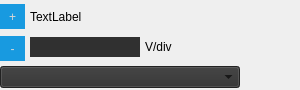
<?xml version="1.0" encoding="UTF-8"?>
<ui version="4.0">
 <class>WidgetDialRange</class>
 <widget class="QWidget" name="WidgetDialRange">
  <property name="geometry">
   <rect>
    <x>0</x>
    <y>0</y>
    <width>300</width>
    <height>90</height>
   </rect>
  </property>
  <property name="sizePolicy">
   <sizepolicy hsizetype="Expanding" vsizetype="Preferred">
    <horstretch>0</horstretch>
    <verstretch>0</verstretch>
   </sizepolicy>
  </property>
  <property name="minimumSize">
   <size>
    <width>200</width>
    <height>90</height>
   </size>
  </property>
  <property name="maximumSize">
   <size>
    <width>300</width>
    <height>16777215</height>
   </size>
  </property>
  <property name="windowTitle">
   <string>Form</string>
  </property>
  <property name="styleSheet">
   <string notr="true">QLineEdit{
border:none;
background-color: rgb(48, 48, 48);
font: 12pt &quot;MS Shell Dlg 2&quot;;
padding:0px;
margin:0px;
}

QComboBox{
background-color: rgb(48, 48, 48);
}</string>
  </property>
  <layout class="QHBoxLayout" name="horizontalLayout">
   <property name="spacing">
    <number>0</number>
   </property>
   <property name="leftMargin">
    <number>0</number>
   </property>
   <property name="topMargin">
    <number>2</number>
   </property>
   <property name="rightMargin">
    <number>0</number>
   </property>
   <property name="bottomMargin">
    <number>2</number>
   </property>
   <item>
    <widget class="QWidget" name="widget" native="true">
     <property name="sizePolicy">
      <sizepolicy hsizetype="Expanding" vsizetype="Preferred">
       <horstretch>0</horstretch>
       <verstretch>0</verstretch>
      </sizepolicy>
     </property>
     <property name="minimumSize">
      <size>
       <width>0</width>
       <height>0</height>
      </size>
     </property>
     <layout class="QVBoxLayout" name="verticalLayout">
      <property name="spacing">
       <number>2</number>
      </property>
      <property name="leftMargin">
       <number>0</number>
      </property>
      <property name="topMargin">
       <number>0</number>
      </property>
      <property name="rightMargin">
       <number>0</number>
      </property>
      <property name="bottomMargin">
       <number>0</number>
      </property>
      <item>
       <widget class="QWidget" name="widget_3" native="true">
        <property name="sizePolicy">
         <sizepolicy hsizetype="Preferred" vsizetype="Preferred">
          <horstretch>0</horstretch>
          <verstretch>0</verstretch>
         </sizepolicy>
        </property>
        <property name="styleSheet">
         <string notr="true"/>
        </property>
        <layout class="QHBoxLayout" name="horizontalLayout_3">
         <property name="spacing">
          <number>5</number>
         </property>
         <property name="leftMargin">
          <number>0</number>
         </property>
         <property name="topMargin">
          <number>0</number>
         </property>
         <property name="rightMargin">
          <number>0</number>
         </property>
         <property name="bottomMargin">
          <number>0</number>
         </property>
         <item>
          <widget class="QWidget" name="widget_5" native="true">
           <property name="sizePolicy">
            <sizepolicy hsizetype="Preferred" vsizetype="Preferred">
             <horstretch>0</horstretch>
             <verstretch>0</verstretch>
            </sizepolicy>
           </property>
           <property name="minimumSize">
            <size>
             <width>0</width>
             <height>0</height>
            </size>
           </property>
           <property name="maximumSize">
            <size>
             <width>32</width>
             <height>16777215</height>
            </size>
           </property>
           <property name="styleSheet">
            <string notr="true">QPushButton:pressed{
	border: 2px solid rgb(48,48,48);

} 

QPushButton{border: none;
	background-color: rgb(24, 154, 224);
	color: rgb(214,214,214);
}</string>
           </property>
           <layout class="QVBoxLayout" name="verticalLayout_3">
            <property name="spacing">
             <number>5</number>
            </property>
            <property name="leftMargin">
             <number>0</number>
            </property>
            <property name="topMargin">
             <number>0</number>
            </property>
            <property name="rightMargin">
             <number>0</number>
            </property>
            <property name="bottomMargin">
             <number>0</number>
            </property>
            <item>
             <widget class="QPushButton" name="pushButton_plus">
              <property name="sizePolicy">
               <sizepolicy hsizetype="Fixed" vsizetype="Fixed">
                <horstretch>0</horstretch>
                <verstretch>0</verstretch>
               </sizepolicy>
              </property>
              <property name="minimumSize">
               <size>
                <width>25</width>
                <height>25</height>
               </size>
              </property>
              <property name="text">
               <string>+</string>
              </property>
              <property name="autoRepeat">
               <bool>true</bool>
              </property>
             </widget>
            </item>
            <item>
             <widget class="QPushButton" name="pushButton_minus">
              <property name="sizePolicy">
               <sizepolicy hsizetype="Fixed" vsizetype="Fixed">
                <horstretch>0</horstretch>
                <verstretch>0</verstretch>
               </sizepolicy>
              </property>
              <property name="minimumSize">
               <size>
                <width>25</width>
                <height>25</height>
               </size>
              </property>
              <property name="text">
               <string>-</string>
              </property>
              <property name="autoRepeat">
               <bool>true</bool>
              </property>
             </widget>
            </item>
           </layout>
          </widget>
         </item>
         <item>
          <widget class="QWidget" name="widget_6" native="true">
           <property name="sizePolicy">
            <sizepolicy hsizetype="Preferred" vsizetype="Expanding">
             <horstretch>0</horstretch>
             <verstretch>0</verstretch>
            </sizepolicy>
           </property>
           <property name="minimumSize">
            <size>
             <width>0</width>
             <height>0</height>
            </size>
           </property>
           <layout class="QVBoxLayout" name="verticalLayout_4">
            <property name="spacing">
             <number>5</number>
            </property>
            <property name="leftMargin">
             <number>0</number>
            </property>
            <property name="topMargin">
             <number>0</number>
            </property>
            <property name="rightMargin">
             <number>5</number>
            </property>
            <property name="bottomMargin">
             <number>0</number>
            </property>
            <item>
             <widget class="QLabel" name="label_name">
              <property name="sizePolicy">
               <sizepolicy hsizetype="Preferred" vsizetype="Fixed">
                <horstretch>0</horstretch>
                <verstretch>0</verstretch>
               </sizepolicy>
              </property>
              <property name="minimumSize">
               <size>
                <width>0</width>
                <height>20</height>
               </size>
              </property>
              <property name="text">
               <string>TextLabel</string>
              </property>
             </widget>
            </item>
            <item>
             <widget class="QWidget" name="widget_7" native="true">
              <property name="sizePolicy">
               <sizepolicy hsizetype="Preferred" vsizetype="Fixed">
                <horstretch>0</horstretch>
                <verstretch>0</verstretch>
               </sizepolicy>
              </property>
              <property name="minimumSize">
               <size>
                <width>0</width>
                <height>20</height>
               </size>
              </property>
              <layout class="QHBoxLayout" name="horizontalLayout_4">
               <property name="spacing">
                <number>5</number>
               </property>
               <property name="leftMargin">
                <number>0</number>
               </property>
               <property name="topMargin">
                <number>0</number>
               </property>
               <property name="rightMargin">
                <number>0</number>
               </property>
               <property name="bottomMargin">
                <number>0</number>
               </property>
               <item>
                <widget class="QLineEdit" name="lineEdit">
                 <property name="sizePolicy">
                  <sizepolicy hsizetype="Expanding" vsizetype="Fixed">
                   <horstretch>0</horstretch>
                   <verstretch>0</verstretch>
                  </sizepolicy>
                 </property>
                 <property name="minimumSize">
                  <size>
                   <width>0</width>
                   <height>0</height>
                  </size>
                 </property>
                 <property name="maximumSize">
                  <size>
                   <width>110</width>
                   <height>25</height>
                  </size>
                 </property>
                 <property name="styleSheet">
                  <string notr="true"/>
                 </property>
                 <property name="maxLength">
                  <number>50</number>
                 </property>
                 <property name="alignment">
                  <set>Qt::AlignRight|Qt::AlignTrailing|Qt::AlignVCenter</set>
                 </property>
                </widget>
               </item>
               <item>
                <widget class="QLabel" name="label_unit">
                 <property name="sizePolicy">
                  <sizepolicy hsizetype="Fixed" vsizetype="Preferred">
                   <horstretch>0</horstretch>
                   <verstretch>0</verstretch>
                  </sizepolicy>
                 </property>
                 <property name="minimumSize">
                  <size>
                   <width>0</width>
                   <height>0</height>
                  </size>
                 </property>
                 <property name="maximumSize">
                  <size>
                   <width>16777200</width>
                   <height>16777215</height>
                  </size>
                 </property>
                 <property name="text">
                  <string>V/div</string>
                 </property>
                </widget>
               </item>
              </layout>
             </widget>
            </item>
           </layout>
          </widget>
         </item>
        </layout>
       </widget>
      </item>
      <item>
       <widget class="QWidget" name="widget_4" native="true">
        <property name="sizePolicy">
         <sizepolicy hsizetype="Preferred" vsizetype="Fixed">
          <horstretch>0</horstretch>
          <verstretch>0</verstretch>
         </sizepolicy>
        </property>
        <property name="maximumSize">
         <size>
          <width>16777215</width>
          <height>30</height>
         </size>
        </property>
        <layout class="QVBoxLayout" name="verticalLayout_2">
         <property name="spacing">
          <number>0</number>
         </property>
         <property name="leftMargin">
          <number>0</number>
         </property>
         <property name="topMargin">
          <number>0</number>
         </property>
         <property name="rightMargin">
          <number>0</number>
         </property>
         <property name="bottomMargin">
          <number>0</number>
         </property>
         <item>
          <widget class="QComboBox" name="comboBox">
           <property name="sizePolicy">
            <sizepolicy hsizetype="Expanding" vsizetype="Minimum">
             <horstretch>0</horstretch>
             <verstretch>0</verstretch>
            </sizepolicy>
           </property>
           <property name="minimumSize">
            <size>
             <width>0</width>
             <height>20</height>
            </size>
           </property>
          </widget>
         </item>
        </layout>
       </widget>
      </item>
     </layout>
    </widget>
   </item>
   <item>
    <widget class="QWidget" name="widget_dial" native="true">
     <property name="sizePolicy">
      <sizepolicy hsizetype="Preferred" vsizetype="Ignored">
       <horstretch>0</horstretch>
       <verstretch>0</verstretch>
      </sizepolicy>
     </property>
     <property name="minimumSize">
      <size>
       <width>60</width>
       <height>60</height>
      </size>
     </property>
     <property name="maximumSize">
      <size>
       <width>100</width>
       <height>100</height>
      </size>
     </property>
     <property name="styleSheet">
      <string notr="true">color: rgb(24, 154, 224);
background-color: none;
width:5px;
</string>
     </property>
     <layout class="QHBoxLayout" name="horizontalLayout_2">
      <property name="spacing">
       <number>0</number>
      </property>
      <property name="leftMargin">
       <number>5</number>
      </property>
      <property name="topMargin">
       <number>5</number>
      </property>
      <property name="rightMargin">
       <number>5</number>
      </property>
      <property name="bottomMargin">
       <number>0</number>
      </property>
     </layout>
    </widget>
   </item>
  </layout>
 </widget>
 <resources/>
 <connections/>
</ui>
